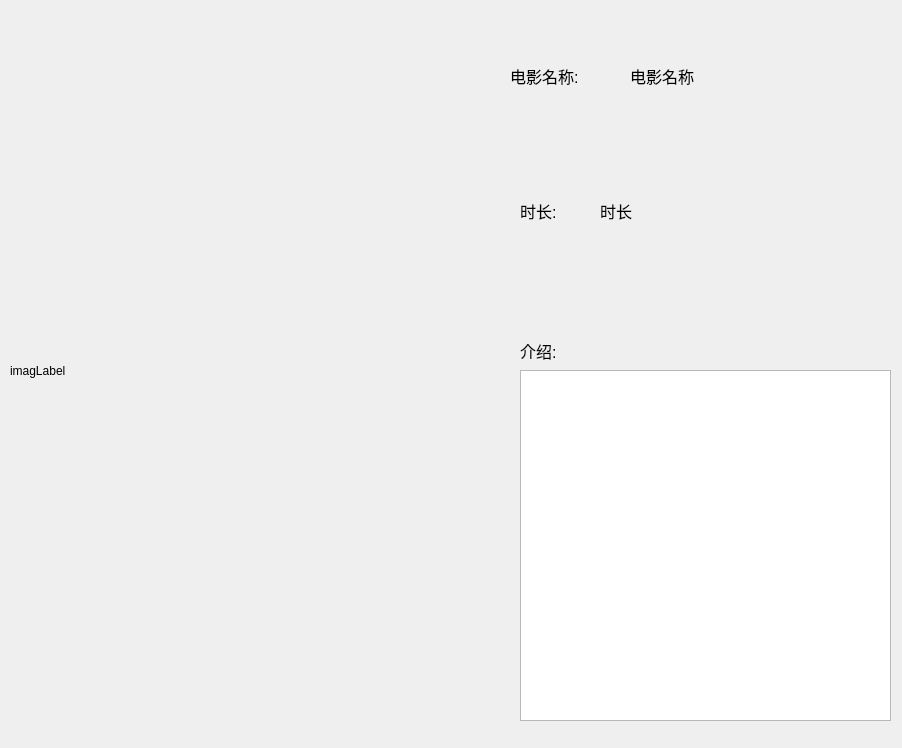
<?xml version="1.0" encoding="UTF-8"?>
<ui version="4.0">
 <class>FilmWidget</class>
 <widget class="QWidget" name="FilmWidget">
  <property name="geometry">
   <rect>
    <x>0</x>
    <y>0</y>
    <width>902</width>
    <height>748</height>
   </rect>
  </property>
  <property name="windowTitle">
   <string>Form</string>
  </property>
  <widget class="QLabel" name="imagLabel">
   <property name="geometry">
    <rect>
     <x>10</x>
     <y>20</y>
     <width>491</width>
     <height>701</height>
    </rect>
   </property>
   <property name="text">
    <string>imagLabel</string>
   </property>
  </widget>
  <widget class="QLabel" name="fnameLabel">
   <property name="geometry">
    <rect>
     <x>510</x>
     <y>60</y>
     <width>111</width>
     <height>31</height>
    </rect>
   </property>
   <property name="font">
    <font>
     <pointsize>12</pointsize>
    </font>
   </property>
   <property name="text">
    <string>电影名称:</string>
   </property>
  </widget>
  <widget class="QTextBrowser" name="introductionBrowser">
   <property name="geometry">
    <rect>
     <x>520</x>
     <y>370</y>
     <width>371</width>
     <height>351</height>
    </rect>
   </property>
   <property name="font">
    <font>
     <pointsize>12</pointsize>
    </font>
   </property>
  </widget>
  <widget class="QLabel" name="introductionLabel">
   <property name="geometry">
    <rect>
     <x>520</x>
     <y>330</y>
     <width>71</width>
     <height>41</height>
    </rect>
   </property>
   <property name="font">
    <font>
     <pointsize>12</pointsize>
    </font>
   </property>
   <property name="text">
    <string>介绍:</string>
   </property>
  </widget>
  <widget class="QLabel" name="durationLabel">
   <property name="geometry">
    <rect>
     <x>520</x>
     <y>190</y>
     <width>61</width>
     <height>41</height>
    </rect>
   </property>
   <property name="font">
    <font>
     <pointsize>12</pointsize>
    </font>
   </property>
   <property name="text">
    <string>时长:</string>
   </property>
  </widget>
  <widget class="QLabel" name="fnameLabel_2">
   <property name="geometry">
    <rect>
     <x>630</x>
     <y>60</y>
     <width>261</width>
     <height>31</height>
    </rect>
   </property>
   <property name="font">
    <font>
     <pointsize>12</pointsize>
    </font>
   </property>
   <property name="text">
    <string>电影名称</string>
   </property>
  </widget>
  <widget class="QLabel" name="durationLabel_2">
   <property name="geometry">
    <rect>
     <x>600</x>
     <y>190</y>
     <width>101</width>
     <height>41</height>
    </rect>
   </property>
   <property name="font">
    <font>
     <pointsize>12</pointsize>
    </font>
   </property>
   <property name="text">
    <string>时长</string>
   </property>
  </widget>
 </widget>
 <resources/>
 <connections/>
</ui>
